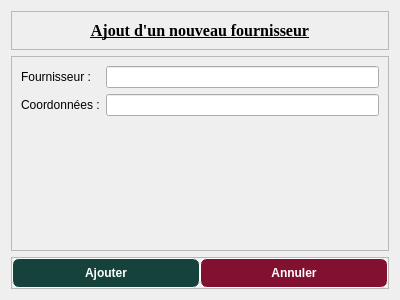
<?xml version="1.0" encoding="UTF-8"?>
<ui version="4.0">
 <class>AjoutFournisseur</class>
 <widget class="QWidget" name="AjoutFournisseur">
  <property name="geometry">
   <rect>
    <x>0</x>
    <y>0</y>
    <width>400</width>
    <height>300</height>
   </rect>
  </property>
  <property name="windowTitle">
   <string>Ajout d'un nouveau fournisseur</string>
  </property>
  <property name="windowIcon">
   <iconset resource="ressource.qrc">
    <normaloff>:/db_test/Nouveau dossier/shopping-en-ligne.png</normaloff>:/db_test/Nouveau dossier/shopping-en-ligne.png</iconset>
  </property>
  <layout class="QVBoxLayout" name="verticalLayout" stretch="0,2,0">
   <item>
    <widget class="QFrame" name="frame">
     <property name="frameShape">
      <enum>QFrame::Shape::StyledPanel</enum>
     </property>
     <property name="frameShadow">
      <enum>QFrame::Shadow::Raised</enum>
     </property>
     <layout class="QVBoxLayout" name="verticalLayout_2">
      <item>
       <widget class="QLabel" name="label_3">
        <property name="font">
         <font>
          <family>Times New Roman</family>
          <pointsize>12</pointsize>
          <italic>false</italic>
          <bold>true</bold>
          <underline>true</underline>
         </font>
        </property>
        <property name="text">
         <string>Ajout d'un nouveau fournisseur</string>
        </property>
        <property name="alignment">
         <set>Qt::AlignmentFlag::AlignCenter</set>
        </property>
       </widget>
      </item>
     </layout>
    </widget>
   </item>
   <item>
    <widget class="QFrame" name="frame_2">
     <property name="frameShape">
      <enum>QFrame::Shape::StyledPanel</enum>
     </property>
     <property name="frameShadow">
      <enum>QFrame::Shadow::Raised</enum>
     </property>
     <layout class="QFormLayout" name="formLayout">
      <item row="0" column="0">
       <widget class="QLabel" name="label">
        <property name="text">
         <string>Fournisseur :</string>
        </property>
       </widget>
      </item>
      <item row="0" column="1">
       <widget class="QLineEdit" name="lineEditFournisseur"/>
      </item>
      <item row="1" column="0">
       <widget class="QLabel" name="label_2">
        <property name="text">
         <string>Coordonnées :</string>
        </property>
       </widget>
      </item>
      <item row="1" column="1">
       <widget class="QLineEdit" name="lineEditCoordonnees"/>
      </item>
     </layout>
    </widget>
   </item>
   <item>
    <widget class="QFrame" name="frame_3">
     <property name="frameShape">
      <enum>QFrame::Shape::StyledPanel</enum>
     </property>
     <property name="frameShadow">
      <enum>QFrame::Shadow::Raised</enum>
     </property>
     <layout class="QHBoxLayout" name="horizontalLayout">
      <property name="spacing">
       <number>0</number>
      </property>
      <property name="leftMargin">
       <number>0</number>
      </property>
      <property name="topMargin">
       <number>0</number>
      </property>
      <property name="rightMargin">
       <number>0</number>
      </property>
      <property name="bottomMargin">
       <number>0</number>
      </property>
      <item>
       <widget class="QPushButton" name="btnAjouter">
        <property name="font">
         <font>
          <bold>true</bold>
         </font>
        </property>
        <property name="cursor">
         <cursorShape>PointingHandCursor</cursorShape>
        </property>
        <property name="styleSheet">
         <string notr="true">QPushButton{
	border: 1px solid white;
	border-radius: 7px;
	background-color: #16423C;
	color:white;
	padding: 7px;
}
QPushButton:hover{
	background-color: #6A9C89;
}</string>
        </property>
        <property name="text">
         <string>Ajouter</string>
        </property>
       </widget>
      </item>
      <item>
       <widget class="QPushButton" name="btnAnnuler">
        <property name="font">
         <font>
          <bold>true</bold>
         </font>
        </property>
        <property name="cursor">
         <cursorShape>PointingHandCursor</cursorShape>
        </property>
        <property name="styleSheet">
         <string notr="true">QPushButton{
	border: 1px solid white;
	border-radius: 7px;
	background-color: #821131;
	color:white;
	padding: 7px;
}
QPushButton:hover{
	background-color: #C7253E;
}</string>
        </property>
        <property name="text">
         <string>Annuler</string>
        </property>
       </widget>
      </item>
     </layout>
    </widget>
   </item>
  </layout>
 </widget>
 <resources>
  <include location="ressource.qrc"/>
 </resources>
 <connections/>
</ui>
